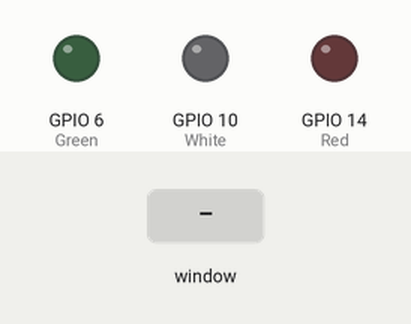
This program was run on a simulated Raspberry Pi (BCM pin numbers). Parts: output pins drawn as LEDs (lit = HIGH). Inputs (shaded band) come from the test bench. The desktop window is not drawn, its controls go by their first labels and the mouse button is held 0.15 s. At 8.8 s the program stops and its outputs stay as they are.

Above: at 1.2 s.
1.3 s: control labelled "TURN RED LED ON" in the window clicked
At 2.2 s:
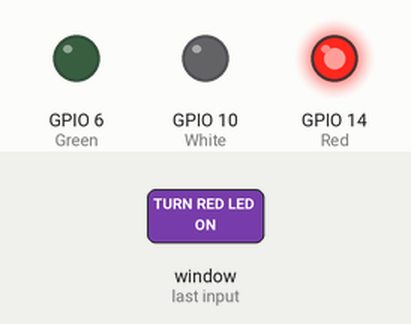
2.8 s: control labelled "TURN WHITE LED ON" in the window clicked
At 3.3 s:
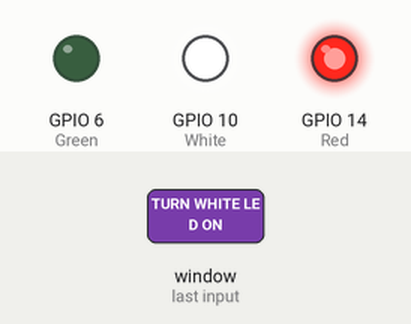
4.3 s: control labelled "TURN GREEN LED ON" in the window clicked
At 5.5 s:
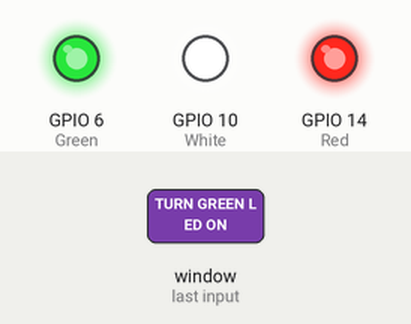
5.8 s: control labelled "TURN RED LED ON" in the window clicked
At 6.8 s:
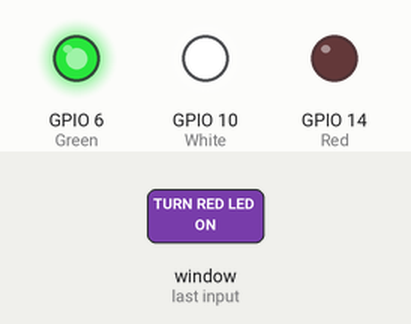
7.3 s: control labelled "TURN WHITE LED ON" in the window clicked
At 7.9 s:
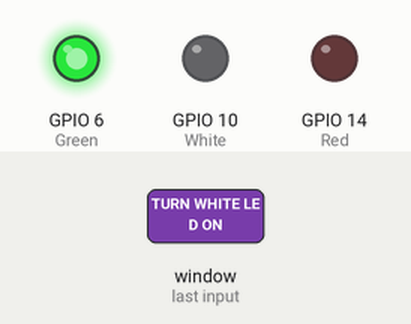
8.8 s: control labelled "EXIT WINDOW" in the window clicked
At 9.1 s:
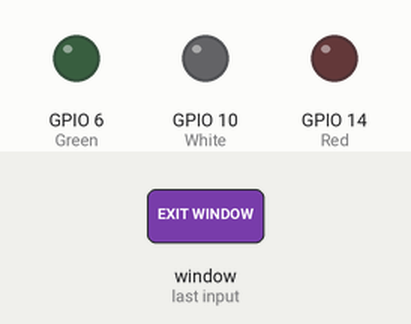
Timing chart, 0 to 10.3 s (numbered marks = the images above; inputs shaded):
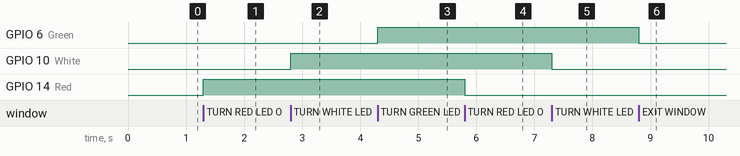

Measured:
- after the input at 1.3 s, GPIO 14 (Red): LOW → HIGH at once
- after the input at 2.8 s, GPIO 10 (White): LOW → HIGH at once
- after the input at 4.3 s, GPIO 6 (Green): LOW → HIGH at once
- after the input at 5.8 s, GPIO 14 (Red): HIGH → LOW at once
- after the input at 7.3 s, GPIO 10 (White): HIGH → LOW at once
- after the input at 8.8 s, GPIO 6 (Green): HIGH → LOW at once

The program:

LED_Blink.py
```python
from tkinter import *
import tkinter.font
from gpiozero import LED
import RPi.GPIO
RPi.GPIO.setmode(RPi.GPIO.BCM)

### LED PINS ###
Red= LED(14)
White= LED(10)
Green= LED(6)

### GUI DEFINITIONS ###
win=Tk()
win.title("LED BLINK")
myFont=tkinter.font.Font(family='Arial',size=12,weight="bold")

### LED Functions  ###

#For RED LED
def RED_LED_ON():
	if(Red.is_lit):
		Red.off()
		redButton["text"]="TURN RED LED ON"
	else:
		Red.on()
		redButton["text"]="TURN RED LED OFF"

#For WHITE LED
def WHITE_LED_ON():
	if(White.is_lit):
		White.off()
		whiteButton["text"]="TURN WHITE LED ON"
	else:
		White.on()
		whiteButton["text"]="TURN WHITE LED OFF"

#For GREEN LED
def GREEN_LED_ON():
	if(Green.is_lit):
		Green.off()
		greenButton["text"]="TURN GREEN LED ON"
	else:
		Green.on()
		greenButton["text"]="TURN GREEN LED OFF"

#Code for EXIT
def close():
	RPi.GPIO.cleanup()
	win.destroy()

### BUTTONS FOR LED ###
redButton=Button(win,text="TURN RED LED ON",font=myFont,command=RED_LED_ON)
redButton.grid(row=0,column=1)

whiteButton=Button(win,text="TURN WHITE LED ON",font=myFont,command=WHITE_LED_ON)
whiteButton.grid(row=0,column=3)

greenButton=Button(win,text="TURN GREEN LED ON",font=myFont,command=GREEN_LED_ON)
greenButton.grid(row=0,column=6)

exitButton=Button(win,text="EXIT WINDOW",font=myFont,command=close,bg='red')
exitButton.grid(row=2,column=3)

win.protocol("WM_DELETE_WINDOW",close)

win.mainloop() #Loop forever
```
